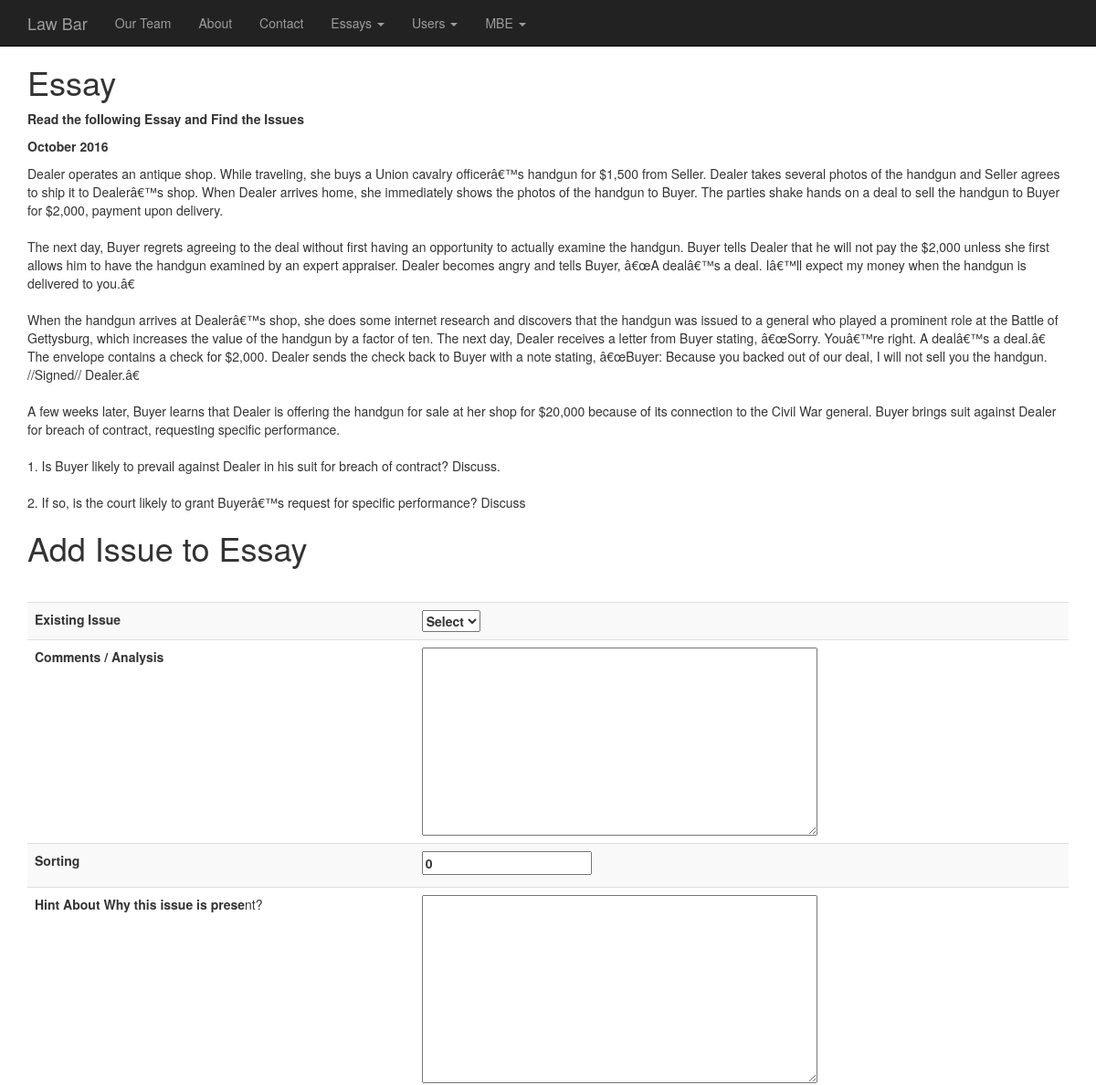
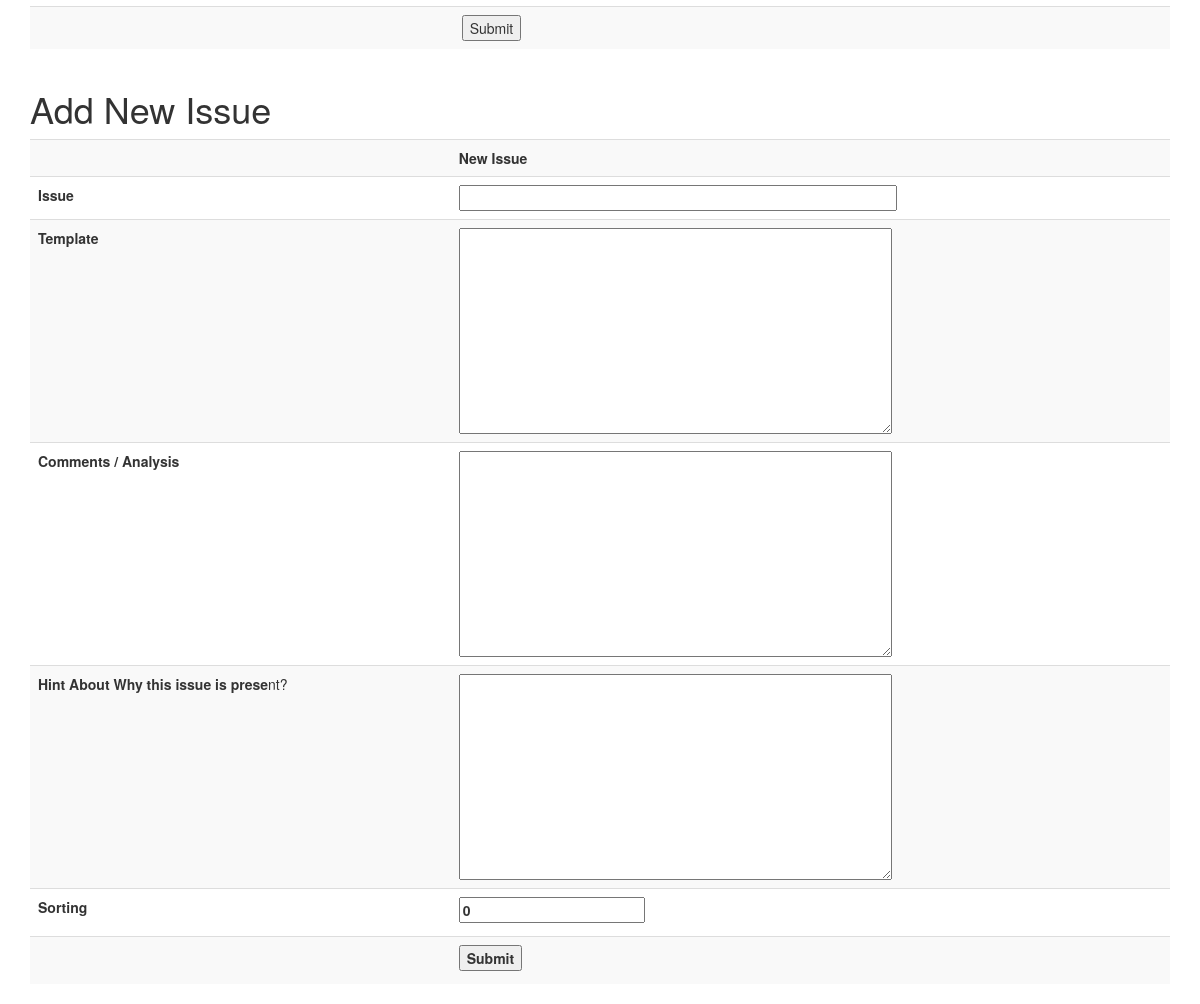
Page /lawbar/essays_issues.php?essay_id=1 (signed in) on the committed database (2 pictures, top to bottom).
### tables this page shows
CREATE TABLE `law_essays` (
  `essay_id` int(11) NOT NULL AUTO_INCREMENT,
  `essay` text,
  `month_year` varchar(200) DEFAULT NULL,
  `created_dt` timestamp NOT NULL DEFAULT CURRENT_TIMESTAMP ON UPDATE CURRENT_TIMESTAMP,
  `user_id` int(11) DEFAULT NULL,
  `subject` enum('contracts','torts','criminal') DEFAULT NULL,
  `deleted` int(1) DEFAULT '0',
  PRIMARY KEY (`essay_id`)
);

### lawbar/essays_issues.php (the view, shortened to what this page needs)
<?php require_once('../Connections/conn.php'); ?>
<?php
$editFormAction = $_SERVER['PHP_SELF'];
if (isset($_SERVER['QUERY_STRING'])) {
  $editFormAction .= "?" . htmlentities($_SERVER['QUERY_STRING']);
}
$coluser_rsEssays = "-1";
if (isset($_SESSION['MM_UserId'])) {
  $coluser_rsEssays = (get_magic_quotes_gpc()) ? $_SESSION['MM_UserId'] : addslashes($_SESSION['MM_UserId']);
}
$colname_rsEssays = "-1";
if (isset($_GET['essay_id'])) {
  $colname_rsEssays = (get_magic_quotes_gpc()) ? $_GET['essay_id'] : addslashes($_GET['essay_id']);
}
$query_rsEssays = sprintf("SELECT * FROM law_essays WHERE essay_id = %s AND user_id = %s AND deleted = 0", $colname_rsEssays,$coluser_rsEssays);
$rsEssays = mysql_query($query_rsEssays, $conn) or die(mysql_error());
$row_rsEssays = mysql_fetch_assoc($rsEssays);
?><!DOCTYPE html PUBLIC "-//W3C//DTD XHTML 1.0 Transitional//EN" "http://www.w3.org/TR/xhtml1/DTD/xhtml1-transitional.dtd">
<html xmlns="http://www.w3.org/1999/xhtml">
<head>
<link rel="stylesheet" href="css/bootstrap.min.css">
<link rel="stylesheet" href="css/bootstrap.min.css">
<link rel="stylesheet" href="css/style.css">
</head>
<body>
    <nav class="navbar navbar-inverse navbar-fixed-top">
      <div class="container">
        <div class="navbar-header">
          <a class="navbar-brand" href="index.php">Law Bar</a>
        </div>
        <div id="navbar" class="navbar-collapse collapse">
          <ul class="nav navbar-nav">
            <li><a href="team.php">Our Team</a></li>
            <li><a href="about.php">About</a></li>
            <li><a href="contact.php">Contact</a></li>
            <li class="dropdown">
              <a href="#" class="dropdown-toggle" data-toggle="dropdown" role="button" aria-haspopup="true" aria-expanded="false">Essays <span class="caret"></span></a>
            </li>
			<li class="dropdown">
              <a href="#" class="dropdown-toggle" data-toggle="dropdown" role="button" aria-haspopup="true" aria-expanded="false">Users <span class="caret"></span></a>
            </li>
			<li class="dropdown">
              <a href="#" class="dropdown-toggle" data-toggle="dropdown" role="button" aria-haspopup="true" aria-expanded="false">MBE <span class="caret"></span></a>
            </li>
          </ul>
        </div>
      </div>
    </nav>
<div class="container">
<h1>Essay</h1>
<p><strong>Read the following Essay and Find the Issues</strong></p>
<p><strong><?php echo $row_rsEssays['month_year']; ?> </strong></p>
<p><?php echo nl2br($row_rsEssays['essay']); ?></p>
<h1>Add Issue to Essay</h1>
<p>&nbsp;</p>
<form action="<?php echo $editFormAction; ?>" method="post" name="form2" id="form2">
  <div class="table-responsive">
    <table class="table table-striped">
      <tr>
        <td valign="top"><strong>Existing Issue</strong></td>
        <td valign="top"><strong>
          <select name="issue_id" id="issue_id">
            <option value="">Select</option>
          </select>
        </strong></td>
      </tr>
      <tr>
        <td valign="top"><strong>Comments / Analysis </strong></td>
        <td valign="top"><textarea name="comments" cols="55" rows="10" id="comments"></textarea></td>
      </tr>
      <tr>
        <td valign="top"><strong>Sorting</strong></td>
        <td valign="top"><label>
          <input name="sorting" type="text" id="sorting" value="0" />
        </label></td>
      </tr>
      <tr>
        <td valign="top"><strong>Hint About Why this issue is prese</strong>nt? </td>
        <td valign="top"><textarea name="statementHint" cols="55" rows="10" id="statementHint"></textarea></td>
      </tr>
      <tr>
        <td valign="top"><input name="essay_id" type="hidden" id="essay_id" value="<?php echo $_GET['essay_id']; ?>" />
            <input name="subject" type="hidden" id="subject" value="<?php echo $_GET['subject']; ?>" /></td>
        <td valign="top">
          <input type="submit" name="Submit" value="Submit" />
        </td>
      </tr>
    </table>
  </div>
</form>
<h1>Add New Issue</h1>
<form action="<?php echo $editFormAction; ?>" method="post" name="form1" id="form1" onsubmit="MM_validateForm('issue','','R');return document.MM_returnValue">
  <div class="table-responsive">
    <table class="table table-striped">
      <tr>
        <td valign="top">&nbsp;</td>
        <td valign="top"><strong>New Issue </strong></td>
      </tr>
      <tr>
        <td valign="top"><strong>Issue</strong></td>
        <td valign="top"><input name="issue" type="text" id="issue" size="55" /></td>
      </tr>
      <tr>
        <td valign="top"><strong>Template</strong></td>
        <td valign="top"><textarea name="template" cols="55" rows="10" id="template"></textarea></td>
      </tr>
      <tr>
        <td valign="top"><strong>Comments / Analysis </strong></td>
        <td valign="top"><textarea name="comments" cols="55" rows="10" id="comments"></textarea></td>
      </tr>
      <tr>
        <td valign="top"><strong>Hint About Why this issue is prese</strong>nt? </td>
        <td valign="top"><textarea name="statementHint" cols="55" rows="10" id="statementHint"></textarea></td>
      </tr>
      <tr>
        <td valign="top"><strong>Sorting</strong></td>
        <td valign="top"><label>
          <input name="sorting" type="text" id="sorting" value="0" />
        </label></td>
      </tr>
      <tr>
        <td valign="top">&nbsp;</td>
        <td valign="top"><label>
          <input type="submit" name="Submit2" value="Submit" />
        </label></td>
      </tr>
    </table>
  </div>
</form>
</div>
</body>
</html>

### lawbar/css/style.css (style rules this page uses)
body { padding-top: 50px; }

### rows in the picture
law_essays: month_year "October 2016", essay "Dealer operates an antique shop. While traveling, she buys a Union cavalry officerâ€™s handgun for $1,500 from Seller. Dealer takes several photos of the handgun and Seller agrees to ship it to Dealerâ€™s shop. When Dealer arrives home, she immediately shows the photos of the handgun to Buyer. The parties shake hands on a deal to sell the handgun to Buyer for $2,000, payment upon delivery. The next day, Buyer regrets agreeing to the deal without first having an opportunity to actually examine the handgun. Buyer tells Dealer that he will not pay the $2,000 unless she first allows him to have the handgun examined by an expert appraiser. Dealer becomes angry and tells Buyer, â€œA dealâ€™s a…"
